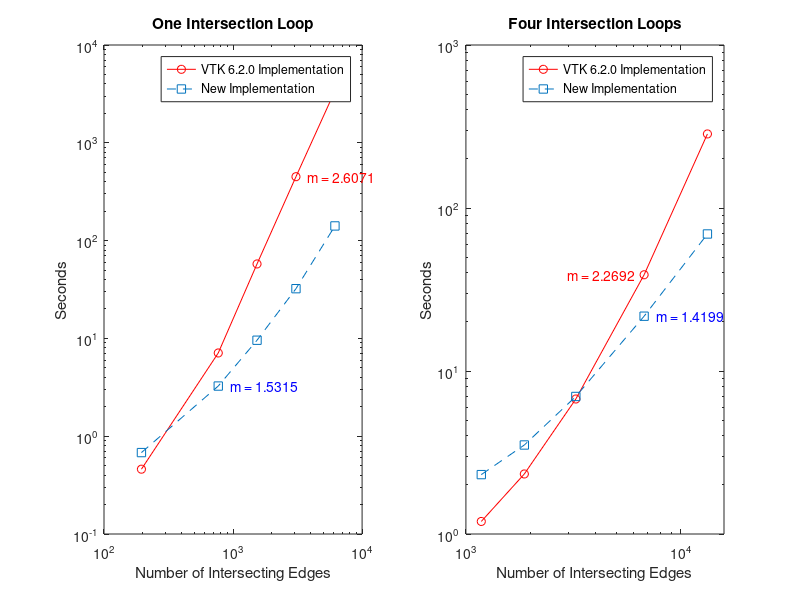

The MATLAB script that drew this image:
clear all
close all
clc

lambdaratio = 2;
deltaratio = 2;

OLD = [0.460 7.096 57.720 450.225 3400.342];
    
NEW = [0.680 3.257 9.580 32.244 141.227];

INTERCELLS = [195 768 1534 3073 6161];

subplot(1,2,1)
WORSTCASE = [0.680 .680*(INTERCELLS(2)/INTERCELLS(1))*(lambdaratio^2+log(deltaratio^1)) .680*(INTERCELLS(3)/INTERCELLS(1))*((lambdaratio^2)^2+log(deltaratio^2)) .680*(INTERCELLS(4)/INTERCELLS(1))*((lambdaratio^3)^2+log(deltaratio^3)) .680*(INTERCELLS(5)/INTERCELLS(1))*((lambdaratio^4)^2+log(deltaratio^4))];
loglog(INTERCELLS,OLD,'-or');
title('One Intersection Loop')
xlabel('Number of Intersecting Edges')
ylabel('Seconds')
p1 = polyfit(log(INTERCELLS),log(OLD),1)
hold on
loglog(INTERCELLS,NEW, '--s')
p2 = polyfit(log(INTERCELLS),log(NEW),1)
p3 = polyfit(log(INTERCELLS),log(WORSTCASE),1)
%loglog(INTERCELLS,WORSTCASE, '-*','color','black')
legend('VTK 6.2.0 Implementation','New Implementation','Worst Case')
str1 = sprintf('    m = %.4f',p1(1));
str2 = sprintf('    m = %.4f',p2(1));
str3 = sprintf('m = %.4f   ',p3(1));
text(INTERCELLS(4),OLD(4),str1,'color','red')
text(INTERCELLS(2),NEW(2),str2,'color','blue')
%text(INTERCELLS(3),WORSTCASE(3),str3,'HorizontalAlignment','right')

lambdaratio = 2;
deltaratio = 4;

OLD = [1.194 2.335 6.733 38.934 284.667];
    
NEW = [2.314 3.516 6.979 21.688 69.285];

INTERCELLS = [1179 1869 3244 6738 13272];

WORSTCASE = [2.314 2.314*(INTERCELLS(2)/INTERCELLS(1))*(lambdaratio^2+log(deltaratio^1)) 2.314*(INTERCELLS(3)/INTERCELLS(1))*((lambdaratio^2)^2+log(deltaratio^2)) 2.314*(INTERCELLS(4)/INTERCELLS(1))*((lambdaratio^3)^2+log(deltaratio^3)) 2.314*(INTERCELLS(5)/INTERCELLS(1))*((lambdaratio^4)^2+log(deltaratio^4))];

subplot(1,2,2)
loglog(INTERCELLS,OLD,'-or');
title('Four Intersection Loops')
xlabel('Number of Intersecting Edges')
ylabel('Seconds')
axis([10^3 10^4.2 1 10^3])
p1 = polyfit(log(INTERCELLS),log(OLD),1)
hold on
loglog(INTERCELLS,NEW, '--s')
p2 = polyfit(log(INTERCELLS),log(NEW),1)
p3 = polyfit(log(INTERCELLS),log(WORSTCASE),1)
%loglog(INTERCELLS,WORSTCASE, '-*','color','black')
legend('VTK 6.2.0 Implementation','New Implementation','Worst Case')
str1 = sprintf('m = %.4f   ',p1(1));
str2 = sprintf('    m = %.4f',p2(1));
str3 = sprintf('m = %.4f   ',p3(1));
text(INTERCELLS(4),OLD(4),str1,'color','red','HorizontalAlignment','right')
text(INTERCELLS(4),NEW(4),str2,'color','blue')
%text(INTERCELLS(3),WORSTCASE(3),str3,'HorizontalAlignment','right')

